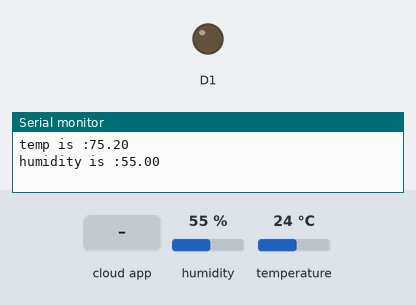
This sketch was run on a simulated ESP8266 (NodeMCU). Parts: output pins drawn as LEDs (lit = HIGH), the last lines printed to the serial monitor. The test bench sets the inputs (shaded band); at power-on: humidity 55 %, temperature 24 °C.

Above: at 2.7 s.
2.8 s: the phone or cloud app sets 0 to 0
At 6.7 s:
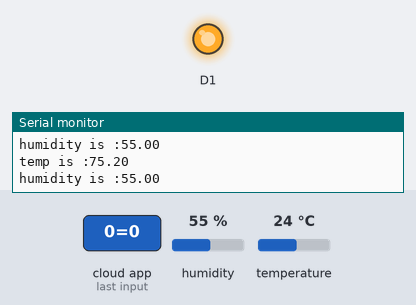
7.0 s: the phone or cloud app sets 0 to 1
At 9.8 s:
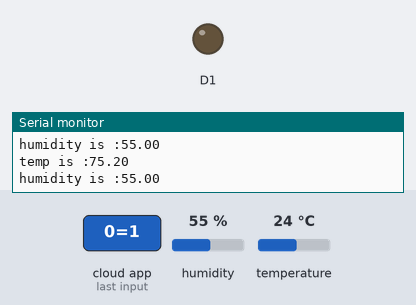
Timing chart, 0 to 11.3 s (numbered marks = the images above; inputs shaded):
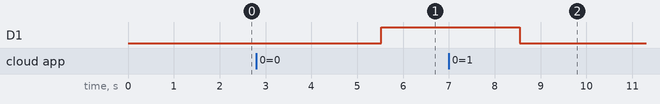

The sketch:

iot_project.ino
```cpp
#include<CayenneMQTTESP8266.h>
#include<DHT.h>
#define CAYENNE_DEBUG
#define CAYENNE_PRINT Serial
char ssid[] = "Redmi";
char password[] = "samyak19";

char username[] = "85b78f10-f118-11ea-93bf-d33a96695544";
char mqtt_password[] ="e0ba2ccb1dc6ecca7fe61958f3ac561f2a45d717";
char client_id[] = "a114b760-f118-11ea-b767-3f1a8f1211ba";

DHT dht(D2,DHT11);

void setup() {
  // put your setup code here, to run once:
  dht.begin();
  pinMode(D1,OUTPUT);
  Cayenne.begin(username,mqtt_password,client_id,ssid,password);
  Serial.begin(9600);
}

void loop() {
  // put your main code here, to run repeatedly:
  Cayenne.loop();
  float temp = dht.readTemperature(true);
  float hum = dht.readHumidity();
  Cayenne.virtualWrite(1, temp, TYPE_TEMPERATURE, UNIT_FAHRENHEIT);
  Cayenne.virtualWrite(2, hum, TYPE_RELATIVE_HUMIDITY, UNIT_PERCENT);
  Serial.print("temp is :");
  Serial.println(temp);
  Serial.print("humidity is :");
  Serial.println(hum);
  delay(2000);
}
//to take command form cayenne website
CAYENNE_IN(0)
{
  digitalWrite(D1, !getValue.asInt());
}
```

Measured:
- after the input at 2.8 s, D1: LOW → HIGH after 2.7 s
- after the input at 7.0 s, D1: HIGH → LOW after 1.6 s
